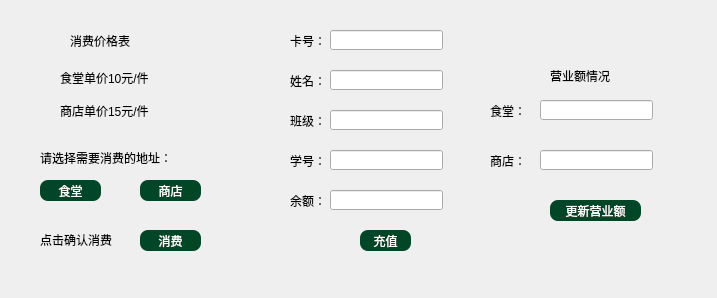
<?xml version="1.0" encoding="UTF-8"?>
<ui version="4.0">
 <class>ShopWidget</class>
 <widget class="QDialog" name="ShopWidget">
  <property name="geometry">
   <rect>
    <x>0</x>
    <y>0</y>
    <width>717</width>
    <height>298</height>
   </rect>
  </property>
  <property name="windowTitle">
   <string>Dialog</string>
  </property>
  <widget class="QLineEdit" name="cardIdEdit">
   <property name="geometry">
    <rect>
     <x>330</x>
     <y>30</y>
     <width>113</width>
     <height>20</height>
    </rect>
   </property>
  </widget>
  <widget class="QLabel" name="label">
   <property name="geometry">
    <rect>
     <x>290</x>
     <y>30</y>
     <width>31</width>
     <height>21</height>
    </rect>
   </property>
   <property name="text">
    <string>卡号：</string>
   </property>
  </widget>
  <widget class="QLabel" name="label_2">
   <property name="geometry">
    <rect>
     <x>290</x>
     <y>70</y>
     <width>31</width>
     <height>21</height>
    </rect>
   </property>
   <property name="text">
    <string>姓名：</string>
   </property>
  </widget>
  <widget class="QLineEdit" name="nameEdit">
   <property name="geometry">
    <rect>
     <x>330</x>
     <y>70</y>
     <width>113</width>
     <height>20</height>
    </rect>
   </property>
   <property name="text">
    <string/>
   </property>
  </widget>
  <widget class="QLabel" name="label_3">
   <property name="geometry">
    <rect>
     <x>290</x>
     <y>110</y>
     <width>31</width>
     <height>21</height>
    </rect>
   </property>
   <property name="text">
    <string>班级：</string>
   </property>
  </widget>
  <widget class="QLineEdit" name="classesEdit">
   <property name="geometry">
    <rect>
     <x>330</x>
     <y>110</y>
     <width>113</width>
     <height>20</height>
    </rect>
   </property>
  </widget>
  <widget class="QLabel" name="label_4">
   <property name="geometry">
    <rect>
     <x>290</x>
     <y>150</y>
     <width>31</width>
     <height>21</height>
    </rect>
   </property>
   <property name="text">
    <string>学号：</string>
   </property>
  </widget>
  <widget class="QLineEdit" name="studentidEdit">
   <property name="geometry">
    <rect>
     <x>330</x>
     <y>150</y>
     <width>113</width>
     <height>20</height>
    </rect>
   </property>
  </widget>
  <widget class="QPushButton" name="hallBtn">
   <property name="geometry">
    <rect>
     <x>40</x>
     <y>180</y>
     <width>61</width>
     <height>21</height>
    </rect>
   </property>
   <property name="styleSheet">
    <string notr="true">QPushButton{
font-family:heiti;
	font: 75 10pt &quot;黑体&quot;;
height:20px;
width:60px;
color:white;
background-color:rgb(1, 70, 39);
border-radius:8px;
}</string>
   </property>
   <property name="text">
    <string>食堂</string>
   </property>
  </widget>
  <widget class="QPushButton" name="storeBtn">
   <property name="geometry">
    <rect>
     <x>140</x>
     <y>180</y>
     <width>61</width>
     <height>21</height>
    </rect>
   </property>
   <property name="styleSheet">
    <string notr="true">QPushButton{
font-family:heiti;
	font: 75 10pt &quot;黑体&quot;;
height:20px;
width:60px;
color:white;
background-color:rgb(1, 70, 39);
border-radius:8px;
}</string>
   </property>
   <property name="text">
    <string>商店</string>
   </property>
  </widget>
  <widget class="QPushButton" name="shopButton">
   <property name="geometry">
    <rect>
     <x>140</x>
     <y>230</y>
     <width>61</width>
     <height>21</height>
    </rect>
   </property>
   <property name="styleSheet">
    <string notr="true">QPushButton{
font-family:heiti;
	font: 75 10pt &quot;黑体&quot;;
height:20px;
width:60px;
color:white;
background-color:rgb(1, 70, 39);
border-radius:8px;
}</string>
   </property>
   <property name="text">
    <string>消费</string>
   </property>
  </widget>
  <widget class="QLabel" name="label_5">
   <property name="geometry">
    <rect>
     <x>70</x>
     <y>30</y>
     <width>111</width>
     <height>21</height>
    </rect>
   </property>
   <property name="styleSheet">
    <string notr="true">font: 15pt &quot;楷体&quot;;</string>
   </property>
   <property name="text">
    <string>消费价格表</string>
   </property>
  </widget>
  <widget class="QLabel" name="label_6">
   <property name="geometry">
    <rect>
     <x>40</x>
     <y>150</y>
     <width>171</width>
     <height>16</height>
    </rect>
   </property>
   <property name="styleSheet">
    <string notr="true">font: 12pt &quot;楷体&quot;;</string>
   </property>
   <property name="text">
    <string>请选择需要消费的地址：</string>
   </property>
  </widget>
  <widget class="QLabel" name="label_7">
   <property name="geometry">
    <rect>
     <x>60</x>
     <y>70</y>
     <width>121</width>
     <height>16</height>
    </rect>
   </property>
   <property name="styleSheet">
    <string notr="true">font: 9pt &quot;黑体&quot;;
font: 11pt &quot;黑体&quot;;</string>
   </property>
   <property name="text">
    <string>食堂单价10元/件</string>
   </property>
  </widget>
  <widget class="QLabel" name="label_8">
   <property name="geometry">
    <rect>
     <x>60</x>
     <y>100</y>
     <width>121</width>
     <height>21</height>
    </rect>
   </property>
   <property name="styleSheet">
    <string notr="true">font: 11pt &quot;黑体&quot;;</string>
   </property>
   <property name="text">
    <string>商店单价15元/件</string>
   </property>
  </widget>
  <widget class="QLabel" name="label_9">
   <property name="geometry">
    <rect>
     <x>40</x>
     <y>230</y>
     <width>101</width>
     <height>20</height>
    </rect>
   </property>
   <property name="styleSheet">
    <string notr="true">font: 12pt &quot;楷体&quot;;</string>
   </property>
   <property name="text">
    <string>点击确认消费</string>
   </property>
  </widget>
  <widget class="QLineEdit" name="moneyEdit">
   <property name="geometry">
    <rect>
     <x>330</x>
     <y>190</y>
     <width>113</width>
     <height>20</height>
    </rect>
   </property>
  </widget>
  <widget class="QLabel" name="label_10">
   <property name="geometry">
    <rect>
     <x>290</x>
     <y>190</y>
     <width>31</width>
     <height>21</height>
    </rect>
   </property>
   <property name="text">
    <string>余额：</string>
   </property>
  </widget>
  <widget class="QPushButton" name="addmoneyBtn">
   <property name="geometry">
    <rect>
     <x>360</x>
     <y>230</y>
     <width>51</width>
     <height>21</height>
    </rect>
   </property>
   <property name="styleSheet">
    <string notr="true">QPushButton{
font-family:heiti;
	font: 75 10pt &quot;黑体&quot;;
height:20px;
width:60px;
color:white;
background-color:rgb(1, 70, 39);
border-radius:8px;
}</string>
   </property>
   <property name="text">
    <string>充值</string>
   </property>
  </widget>
  <widget class="QLabel" name="label_11">
   <property name="geometry">
    <rect>
     <x>550</x>
     <y>60</y>
     <width>111</width>
     <height>31</height>
    </rect>
   </property>
   <property name="styleSheet">
    <string notr="true">font: 75 14pt &quot;华文楷体&quot;;</string>
   </property>
   <property name="text">
    <string>营业额情况</string>
   </property>
  </widget>
  <widget class="QLabel" name="label_12">
   <property name="geometry">
    <rect>
     <x>490</x>
     <y>100</y>
     <width>41</width>
     <height>21</height>
    </rect>
   </property>
   <property name="text">
    <string>食堂：</string>
   </property>
  </widget>
  <widget class="QLabel" name="label_13">
   <property name="geometry">
    <rect>
     <x>490</x>
     <y>150</y>
     <width>41</width>
     <height>21</height>
    </rect>
   </property>
   <property name="text">
    <string>商店：</string>
   </property>
  </widget>
  <widget class="QLineEdit" name="hallEdit">
   <property name="geometry">
    <rect>
     <x>540</x>
     <y>100</y>
     <width>113</width>
     <height>20</height>
    </rect>
   </property>
  </widget>
  <widget class="QLineEdit" name="storeEdit">
   <property name="geometry">
    <rect>
     <x>540</x>
     <y>150</y>
     <width>113</width>
     <height>20</height>
    </rect>
   </property>
  </widget>
  <widget class="QPushButton" name="qmoneyBtn">
   <property name="geometry">
    <rect>
     <x>550</x>
     <y>200</y>
     <width>91</width>
     <height>21</height>
    </rect>
   </property>
   <property name="styleSheet">
    <string notr="true">QPushButton{
font-family:heiti;
	font: 75 10pt &quot;黑体&quot;;
height:20px;
width:60px;
color:white;
background-color:rgb(1, 70, 39);
border-radius:8px;
}</string>
   </property>
   <property name="text">
    <string>更新营业额</string>
   </property>
  </widget>
 </widget>
 <resources/>
 <connections/>
</ui>
